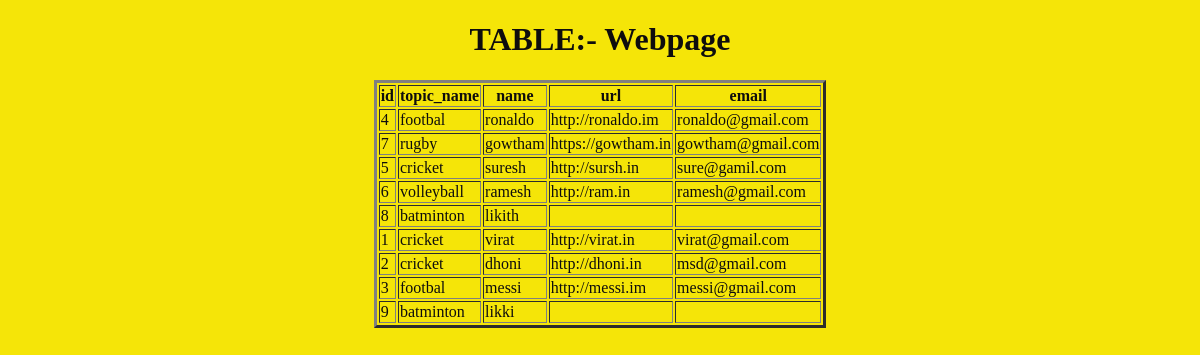
/display_webpage/, run on an earlier commit of the app's database.
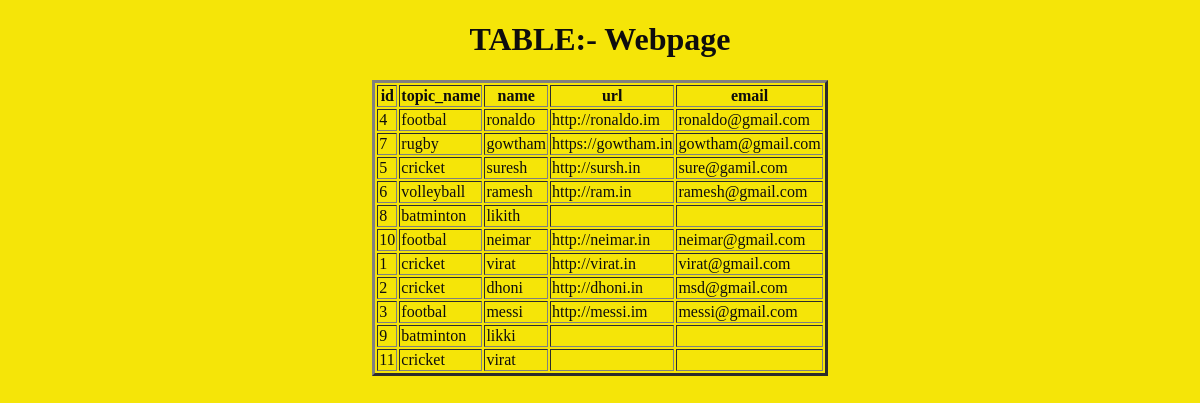
And on a later commit of the database.
### app/models.py (models this page shows, shortened)
class Webpage(models.Model):
    topic_name=models.ForeignKey(Topic,on_delete=models.CASCADE)
    name=models.CharField(max_length=20)
    url=models.URLField(default='http://default.in')
    email=models.EmailField(default='default@gmail.com')

class Topic(models.Model):
    topic_name=models.CharField(max_length=20,primary_key=True)
    def __str__(self):
        return self.topic_name

### app/views.py (the view)
# urls.py: path('display_webpage/',display_webpage,name='display_webpage'),
def display_webpage(request):
    wlto=Webpage.objects.all()
    wlto=Webpage.objects.all()[:5:]#slicing is possible
    wlto=Webpage.objects.filter(topic_name='cricket')
    wlto=Webpage.objects.exclude(topic_name='cricket')#except the condition satisfying data remaining all it fetch
    wlto=Webpage.objects.all().order_by('name')#it gives ascending order of names by using accsi values
    wlto=Webpage.objects.order_by('-name')#if you are not providing the method all,filter & exclude it will take default as all() method [using hyphen - descending order]
    from django.db.models.functions import Length
    wlto=Webpage.objects.order_by(Length('name'))#by default it display ascending order (less character)
    wlto=Webpage.objects.order_by(Length('name').desc())#by using  desc() method we can display name column in descending order
    d={'wlto':wlto}
    return render(request,'display_webpage.html',d)

### templates/display_webpage.html (shortened to what this page needs)
<!DOCTYPE html>
<html lang="en">
<head>
</head>
<body>
    <marquee behavior="alternate" direction="up">
    <center>
        <h1>TABLE:- Webpage</h1>
        <table border="3px">
            <thead >
                <tr>
                    <th>id</th>
                    <th>topic_name</th>
                    <th>name</th>
                    <th>url</th>
                    <th>email</th>
                </tr>
            </thead>
            <tbody>
                {% for to in wlto %}
                <tr>
                    <td>{{to.id}}</td>
                    <td>{{to.topic_name}}</td>
                    <td>{{to.name}}</td>
                    <td>{{to.url}}</td>
                    <td>{{to.email}}</td>
                </tr>
                {% endfor %}
            </tbody>
        </table>
    </center>
</marquee>
</body>
</html>

What changed in the data, as far as the page shows it:
added Webpage: id "10", topic_name "footbal", name "neimar", url "http://neimar.in", email "neimar@gmail.com"
added Webpage: id "11", topic_name "cricket", name "virat"
